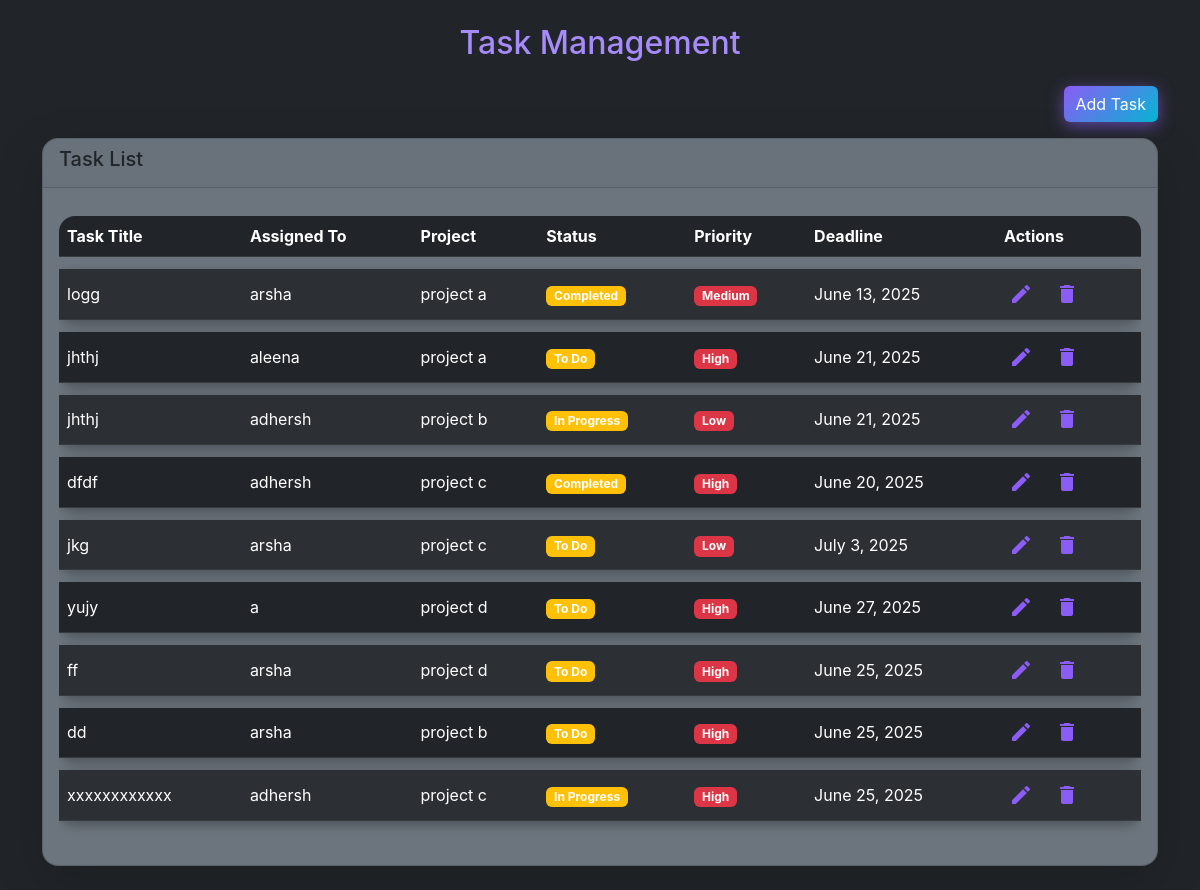
/admin_task/, run on an earlier commit of the app's database.
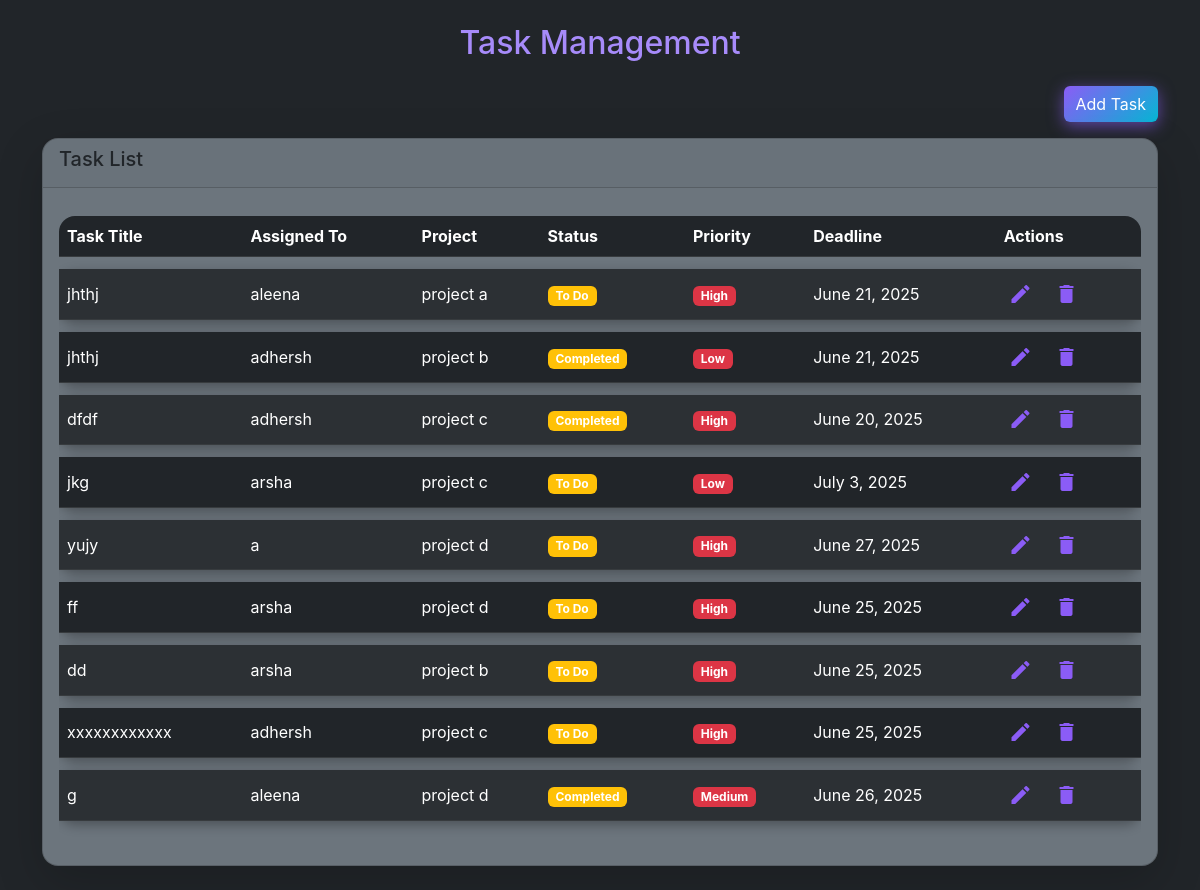
And on a later commit of the database.
### taskflowapp/models.py (models this page shows, shortened)
class Task(models.Model):
    PRIORITY_CHOICES = [
        ('High', 'High'),
        ('Medium', 'Medium'),
        ('Low', 'Low'),
    ]
    STATUS_CHOICES = [
        ('To Do', 'To Do'),
        ('In Progress', 'In Progress'),
        ('Completed', 'Completed'),
    ]
    title = models.CharField(max_length=200)
    description = models.TextField(default='No description')
    deadline = models.DateField()
    priority = models.CharField(max_length=10, choices=PRIORITY_CHOICES)
    status = models.CharField(max_length=15, choices=STATUS_CHOICES)
    assigned_to = models.ForeignKey(User, on_delete=models.CASCADE)
    project = models.ForeignKey(Project, on_delete=models.CASCADE)

class User(models.Model):
    full_name = models.CharField(max_length=100)
    email = models.EmailField(unique=True)
    password = models.CharField(max_length=128)
    role = models.CharField(max_length=20)
    profile_picture = models.ImageField(upload_to='profile_pics/', blank=True, null=True)  # ✅ Add this

class Project(models.Model):
    name = models.CharField(max_length=200)
    description = models.TextField(default='No description')
    start_date = models.DateField(default=date.today)
    end_date = models.DateField(default=date.today)
    team_members = models.ManyToManyField(User)
    created_at = models.DateTimeField(auto_now_add=True)

### taskflowapp/views.py (the view, shortened to what this page needs)
# urls.py: path('admin_task/',views.admin_task,name='admin_task_page'),
def admin_task(request):
    users = User.objects.filter(role='Team Member')
    projects = Project.objects.all()
    tasks = Task.objects.select_related('assigned_to', 'project')
    return render(request, 'admin_task_page.html', {
        'users': users,
        'projects': projects,
        'tasks': tasks
    })

### taskflowapp/templates/admin_task_page.html (shortened to what this page needs)
{% load static %}
<!DOCTYPE html>
<html lang="en">
<head>
  <link rel="stylesheet" href="https://cdn.jsdelivr.net/npm/bootstrap@5.3.0/dist/css/bootstrap.min.css" />
  <link rel="stylesheet" href="{% static 'CSS/admin_task.css' %}" />
</head>
<body class="bg-dark text-light">
  <div class="container my-4">
    <h2 class="text-center mb-4 text-purple">Task Management</h2>
    <div class="text-end mb-3">
      <button type="button" class="btn btn-gradient" data-bs-toggle="modal" data-bs-target="#addTaskModal">
        Add Task
      </button>
    </div>
    <div class="card bg-secondary rounded-4 shadow-lg">
      <div class="card-header">
        <h5>Task List</h5>
      </div>
      <div class="card-body">
        <div class="table-responsive">
          <table class="table table-dark table-striped align-middle rounded-3 user-table">
            <thead>
              <tr>
                <th>Task Title</th>
                <th>Assigned To</th>
                <th>Project</th>
                <th>Status</th>
                <th>Priority</th>
                <th>Deadline</th>
                <th>Actions</th>
              </tr>
            </thead>
            <tbody>
              {% for task in tasks %}
              <tr>
                <td>{{ task.title }}</td>
                <td>{{ task.assigned_to.full_name }}</td>
                <td>{{ task.project.name }}</td>
                <td><span class="badge bg-warning">{{ task.status }}</span></td>
                <td><span class="badge bg-danger">{{ task.priority }}</span></td>
                <td>{{ task.deadline }}</td>
                <td>
                  <button type="button" class="btn btn-icon btn-icon-edit me-2" title="Edit Task" data-bs-toggle="modal" data-bs-target="#editTaskModal{{ task.id }}">
                    <span class="material-icons">edit</span>
                  </button>
                  <a href="{% url 'delete_task' task.id %}" class="btn btn-icon btn-icon-delete" title="Delete Task" onclick="return confirm('Are you sure you want to delete this task?')">
                    <span class="material-icons">delete</span>
                  </a>
                </td>
              </tr>
              {% empty %}
              <tr><td colspan="7" class="text-center">No tasks found.</td></tr>
              {% endfor %}
            </tbody>
          </table>
        </div>
      </div>
    </div>
  </div>
</body>
</html>

### taskflowapp/static/CSS/admin_task.css (style rules this page uses)
body { font-family: 'Inter', sans-serif !important; }
.text-purple { color: #a78bfa !important; }
.btn-gradient { background: linear-gradient(135deg, #8b5cf6, #06b6d4); border: none; color: white !important; box-shadow: 0 4px 16px rgba(139, 92, 246, 0.6); transition: transform 0.3s ease, box-shadow 0.3s ease; }
.user-table { border-collapse: separate !important; border-spacing: 0 0.75rem !important; }
.user-table thead tr th:first-child { border-top-left-radius: 1rem; }
.user-table thead tr th:last-child { border-top-right-radius: 1rem; }
.user-table tbody tr { border-radius: 1rem; transition: background-color 0.3s ease; background-color: #2a2a42 !important; box-shadow: 0 4px 12px rgba(0,0,0,0.3); }
.btn-icon { background: transparent; border: none; color: #8b5cf6; padding: 0.3rem; border-radius: 50%; transition: background-color 0.25s ease; display: inline-flex; align-items: center; justify-content: center; }
.btn-icon-edit { font-size: 1.3rem; }
.btn-icon-delete { font-size: 1.3rem; }

What changed in the data, as far as the page shows it:
removed Task: title "logg", assigned_to.full_name "arsha", project.name "project a", status "Completed", priority "Medium", deadline "June 13, 2025"
changed Task (number 2 of 9 on the later page): status "In Progress" → "Completed"
changed Task "xxxxxxxxxxxx": status "In Progress" → "To Do"
added Task: title "g", assigned_to.full_name "aleena", project.name "project d", status "Completed", priority "Medium", deadline "June 26, 2025"
